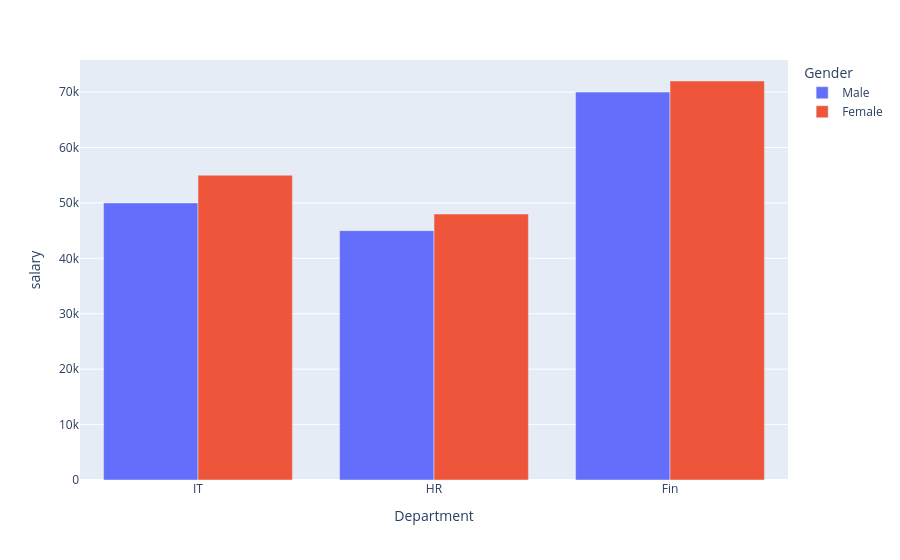

Notebook source saved alongside this figure:
### Code cell
# Create a bar chart
fig = px.bar(df, x="Department", y="salary", color="Gender", barmode="group")

# Show the chart
fig.show()

### Figure 1 — Plotly figure (JSON) as saved in the notebook; plotly's stock layout.template omitted (floating-point values rounded to 4 significant figures)
{"data": [{"alignmentgroup": "True", "hovertemplate": "Gender=Male<br>Department=%{x}<br>salary=%{y}<extra></extra>", "legendgroup": "Male", "marker": {"color": "#636efa", "pattern": {"shape": ""}}, "name": "Male", "offsetgroup": "Male", "orientation": "v", "showlegend": true, "textposition": "auto", "type": "bar", "x": ["IT", "HR", "Fin"], "xaxis": "x", "y": [50000, 45000, 70000], "yaxis": "y"}, {"alignmentgroup": "True", "hovertemplate": "Gender=Female<br>Department=%{x}<br>salary=%{y}<extra></extra>", "legendgroup": "Female", "marker": {"color": "#EF553B", "pattern": {"shape": ""}}, "name": "Female", "offsetgroup": "Female", "orientation": "v", "showlegend": true, "textposition": "auto", "type": "bar", "x": ["IT", "HR", "Fin"], "xaxis": "x", "y": [55000, 48000, 72000], "yaxis": "y"}], "layout": {"barmode": "group", "legend": {"title": {"text": "Gender"}, "tracegroupgap": 0}, "margin": {"t": 60}, "xaxis": {"anchor": "y", "domain": [0, 1], "title": {"text": "Department"}}, "yaxis": {"anchor": "x", "domain": [0, 1], "title": {"text": "salary"}}}}
